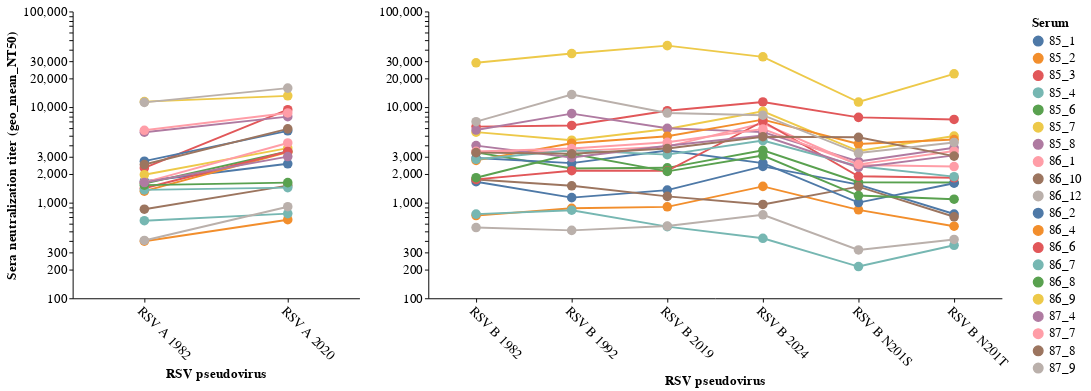

This figure's notebook cell:
### Markdown cell above
## now some plots
line plot by person
before after plot

### Code cell
import altair as alt

# Filter the DataFrame to exclude unwanted serum values
filtered_df = RSV_IC50_mean[~RSV_IC50_mean['serum'].isin(['BEI_neg', 'BEI negative'])]

# Split the data into two subsets based on subtype
subset_A = filtered_df[filtered_df['subtype'] == 'A']
subset_B = filtered_df[filtered_df['subtype'] == 'B']

# Create the chart for subtype A
chart_A = alt.Chart(subset_A).mark_line(
    point=alt.OverlayMarkDef(size=100)
).encode(
    x=alt.X('virus:N', 
            title='RSV pseudovirus', 
            #sort=alt.EncodingSortField('virus', order='descending'), 
            axis=alt.Axis(labelAngle=45)),
    y=alt.Y('geo_mean_NT50:Q', 
            title='Sera neutralization titer (geo_mean_NT50)', 
            scale=alt.Scale(type='log')),
    color=alt.Color('serum:N', title='Serum'),
    tooltip=[
        alt.Tooltip('serum:N', title='Serum'),
        alt.Tooltip('virus:N', title='Virus'),
        alt.Tooltip('geo_mean_NT50:Q', title='geo_mean_NT50')
    ]
).properties(
    width=300,  # Width for subtype A chart
    height=300
)

# Create the chart for subtype B
chart_B = alt.Chart(subset_B).mark_line(
    point=alt.OverlayMarkDef(size=100)
).encode(
    x=alt.X('virus:N', 
            title='RSV pseudovirus', 
            #sort=alt.EncodingSortField('virus', order='descending'), 
            axis=alt.Axis(labelAngle=45)),
    y=alt.Y('geo_mean_NT50:Q', 
            title='',  # Remove title (it's shared with chart A)
            scale=alt.Scale(type='log')),
    color=alt.Color('serum:N', title='Serum'),
    tooltip=[
        alt.Tooltip('serum:N', title='Serum'),
        alt.Tooltip('virus:N', title='Virus'),
        alt.Tooltip('geo_mean_NT50:Q', title='geo_mean_NT50')
    ]
).properties(
    width=600,  # Width for subtype B chart (twice as wide)
    height=300
)

# Combine the two charts horizontally
combined_chart = alt.hconcat(chart_A, chart_B).resolve_scale(
    y='shared'  # Share the y-axis scale between the two charts
)

combined_chart

### Figure 1 — Vega-Lite specification as saved in the notebook (floating-point values rounded to 4 significant figures)
{"config": {"background": "transparent", "title": {"fontSize": 20, "fontWeight": "normal", "font": "Helvetica", "anchor": "start", "color": "#000000", "orient": "top", "offset": 5, "subtitleColor": "gray", "subtitleFont": "Helvetica", "subtitleFontWeight": "normal", "subtitleFontSize": 18, "subtitlePadding": 2}, "axis": {"domain": true, "domainColor": "black", "domainWidth": 1, "grid": false, "gridColor": "#DEDDDD", "gridWidth": 0.5, "labelFont": "Helvetica", "labelFontSize": 14, "labelFlush": false, "labelFontWeight": "normal", "labelPadding": 2, "tickColor": "black", "tickSize": 4, "tickWidth": 1, "titleFont": "Helvetica", "titleAlign": "center", "titleFontWeight": "bold", "titleFontSize": 14, "titlePadding": 5}, "legend": {"labelFont": "Helvetica", "labelFontSize": 14, "symbolSize": 100, "titleFont": "Helvetica", "titleFontSize": 14, "titleFontWeight": "bold", "padding": 5, "titleLimit": 200, "gradientLength": 100}, "range": {"category": ["#4e79a7", "#f28e2c", "#e15759", "#76b7b2", "#59a14f", "#edc949", "#af7aa1", "#ff9da7", "#9c755f", "#bab0ab"], "diverging": ["#c7e9b4", "#7fcdbb", "#41b6c4", "#1d91c0", "#225ea8", "#253494"]}, "view": {"stroke": "transparent", "strokeWidth": 0}, "text": {"font": "Helvetica Light", "fontSize": 14}}, "hconcat": [{"data": {"name": "data-6598c25820607ab84f5c9c936a9d90be"}, "mark": {"type": "line", "point": {"size": 100}}, "encoding": {"color": {"field": "serum", "title": "Serum", "type": "nominal"}, "tooltip": [{"field": "serum", "title": "Serum", "type": "nominal"}, {"field": "virus", "title": "Virus", "type": "nominal"}, {"field": "geo_mean_NT50", "title": "geo_mean_NT50", "type": "quantitative"}], "x": {"axis": {"labelAngle": 45}, "field": "virus", "title": "RSV pseudovirus", "type": "nominal"}, "y": {"field": "geo_mean_NT50", "scale": {"type": "log"}, "title": "Sera neutralization titer (geo_mean_NT50)", "type": "quantitative"}}, "height": 300, "width": 300}, {"data": {"name": "data-045e53a7aea896a1151cbe491a7240cb"}, "mark": {"type": "line", "point": {"size": 100}}, "encoding": {"color": {"field": "serum", "title": "Serum", "type": "nominal"}, "tooltip": [{"field": "serum", "title": "Serum", "type": "nominal"}, {"field": "virus", "title": "Virus", "type": "nominal"}, {"field": "geo_mean_NT50", "title": "geo_mean_NT50", "type": "quantitative"}], "x": {"axis": {"labelAngle": 45}, "field": "virus", "title": "RSV pseudovirus", "type": "nominal"}, "y": {"field": "geo_mean_NT50", "scale": {"type": "log"}, "title": "", "type": "quantitative"}}, "height": 300, "width": 600}], "resolve": {"scale": {"y": "shared"}}, "$schema": "https://vega.github.io/schema/vega-lite/v5.20.1.json", "datasets": {"data-6598c25820607ab84f5c9c936a9d90be": [{"virus": "RSV A 1982", "serum": "85_1", "geo_mean_NT50": 1676.0, "lower": 1413.0, "upper": 1988.0, "subtype": "A"}, {"virus": "RSV A 1982", "serum": "85_2", "geo_mean_NT50": 395.2, "lower": 315.1, "upper": 495.6, "subtype": "A"}, {"virus": "RSV A 1982", "serum": "85_3", "geo_mean_NT50": 2311.0, "lower": 1452.0, "upper": 3678.0, "subtype": "A"}, {"virus": "RSV A 1982", "serum": "85_4", "geo_mean_NT50": 647.8, "lower": 646.6, "upper": 649.1, "subtype": "A"}, {"virus": "RSV A 1982", "serum": "85_6", "geo_mean_NT50": 1584.0, "lower": 1146.0, "upper": 2191.0, "subtype": "A"}, {"virus": "RSV A 1982", "serum": "85_7", "geo_mean_NT50": 1959.0, "lower": 1395.0, "upper": 2752.0, "subtype": "A"}, {"virus": "RSV A 1982", "serum": "85_8", "geo_mean_NT50": 5460.0, "lower": 4889.0, "upper": 6098.0, "subtype": "A"}, {"virus": "RSV A 1982", "serum": "86_1", "geo_mean_NT50": 1628.0, "lower": 1351.0, "upper": 1962.0, "subtype": "A"}, {"virus": "RSV A 1982", "serum": "86_10", "geo_mean_NT50": 853.6, "lower": 741.2, "upper": 983.1, "subtype": "A"}, {"virus": "RSV A 1982", "serum": "86_12", "geo_mean_NT50": 402.1, "lower": 326.5, "upper": 495.3, "subtype": "A"}, {"virus": "RSV A 1982", "serum": "86_2", "geo_mean_NT50": 2717.0, "lower": 2326.0, "upper": 3174.0, "subtype": "A"}, {"virus": "RSV A 1982", "serum": "86_4", "geo_mean_NT50": 1320.0, "lower": 825.2, "upper": 2110.0, "subtype": "A"}, {"virus": "RSV A 1982", "serum": "86_6", "geo_mean_NT50": 1414.0, "lower": 1069.0, "upper": 1871.0, "subtype": "A"}, {"virus": "RSV A 1982", "serum": "86_7", "geo_mean_NT50": 1360.0, "lower": 1360.0, "upper": 1360.0, "subtype": "A"}, {"virus": "RSV A 1982", "serum": "86_8", "geo_mean_NT50": 1525.0, "lower": 972.5, "upper": 2392.0, "subtype": "A"}, {"virus": "RSV A 1982", "serum": "86_9", "geo_mean_NT50": 11400.0, "lower": 10640.0, "upper": 12220.0, "subtype": "A"}, {"virus": "RSV A 1982", "serum": "87_4", "geo_mean_NT50": 1623.0, "lower": 1209.0, "upper": 2180.0, "subtype": "A"}, {"virus": "RSV A 1982", "serum": "87_7", "geo_mean_NT50": 5716.0, "lower": 5614.0, "upper": 5819.0, "subtype": "A"}, {"virus": "RSV A 1982", "serum": "87_8", "geo_mean_NT50": 2507.0, "lower": 2160.0, "upper": 2910.0, "subtype": "A"}, {"virus": "RSV A 1982", "serum": "87_9", "geo_mean_NT50": 11200.0, "lower": 8851.0, "upper": 14180.0, "subtype": "A"}, {"virus": "RSV A 2020", "serum": "85_1", "geo_mean_NT50": 2551.0, "lower": 2232.0, "upper": 2917.0, "subtype": "A"}, {"virus": "RSV A 2020", "serum": "85_2", "geo_mean_NT50": 663.7, "lower": 499.2, "upper": 882.5, "subtype": "A"}, {"virus": "RSV A 2020", "serum": "85_3", "geo_mean_NT50": 9390.0, "lower": 8593.0, "upper": 10260.0, "subtype": "A"}, {"virus": "RSV A 2020", "serum": "85_4", "geo_mean_NT50": 768.3, "lower": 680.1, "upper": 867.9, "subtype": "A"}, {"virus": "RSV A 2020", "serum": "85_6", "geo_mean_NT50": 3434.0, "lower": 2945.0, "upper": 4005.0, "subtype": "A"}, {"virus": "RSV A 2020", "serum": "85_7", "geo_mean_NT50": 3721.0, "lower": 3146.0, "upper": 4401.0, "subtype": "A"}, {"virus": "RSV A 2020", "serum": "85_8", "geo_mean_NT50": 7942.0, "lower": 7588.0, "upper": 8312.0, "subtype": "A"}, {"virus": "RSV A 2020", "serum": "86_1", "geo_mean_NT50": 4213.0, "lower": 4026.0, "upper": 4409.0, "subtype": "A"}, {"virus": "RSV A 2020", "serum": "86_10", "geo_mean_NT50": 1509.0, "lower": 1171.0, "upper": 1945.0, "subtype": "A"}, {"virus": "RSV A 2020", "serum": "86_12", "geo_mean_NT50": 907.3, "lower": 731.2, "upper": 1126.0, "subtype": "A"}, {"virus": "RSV A 2020", "serum": "86_2", "geo_mean_NT50": 5643.0, "lower": 5370.0, "upper": 5929.0, "subtype": "A"}, {"virus": "RSV A 2020", "serum": "86_4", "geo_mean_NT50": 3387.0, "lower": 2763.0, "upper": 4153.0, "subtype": "A"}, {"virus": "RSV A 2020", "serum": "86_6", "geo_mean_NT50": 3431.0, "lower": 2779.0, "upper": 4236.0, "subtype": "A"}, {"virus": "RSV A 2020", "serum": "86_7", "geo_mean_NT50": 1437.0, "lower": 1399.0, "upper": 1477.0, "subtype": "A"}, {"virus": "RSV A 2020", "serum": "86_8", "geo_mean_NT50": 1620.0, "lower": 1162.0, "upper": 2260.0, "subtype": "A"}, {"virus": "RSV A 2020", "serum": "86_9", "geo_mean_NT50": 13110.0, "lower": 11010.0, "upper": 15600.0, "subtype": "A"}, {"virus": "RSV A 2020", "serum": "87_4", "geo_mean_NT50": 3034.0, "lower": 2783.0, "upper": 3309.0, "subtype": "A"}, {"virus": "RSV A 2020", "serum": "87_7", "geo_mean_NT50": 8676.0, "lower": 8471.0, "upper": 8886.0, "subtype": "A"}, {"virus": "RSV A 2020", "serum": "87_8", "geo_mean_NT50": 5917.0, "lower": 5900.0, "upper": 5933.0, "subtype": "A"}, {"virus": "RSV A 2020", "serum": "87_9", "geo_mean_NT50": 15790.0, "lower": 14010.0, "upper": 17800.0, "subtype": "A"}], "data-045e53a7aea896a1151cbe491a7240cb": [{"virus": "RSV B 1982", "serum": "85_1", "geo_mean_NT50": 1656.0, "lower": 1543.0, "upper": 1778.0, "subtype": "B"}, {"virus": "RSV B 1982", "serum": "85_2", "geo_mean_NT50": 732.7, "lower": 703.9, "upper": 762.7, "subtype": "B"}, {"virus": "RSV B 1982", "serum": "85_3", "geo_mean_NT50": 6250.0, "lower": 5937.0, "upper": 6579.0, "subtype": "B"}, {"virus": "RSV B 1982", "serum": "85_4", "geo_mean_NT50": 759.2, "lower": 680.5, "upper": 847.0, "subtype": "B"}, {"virus": "RSV B 1982", "serum": "85_6", "geo_mean_NT50": 3354.0, "lower": 2859.0, "upper": 3935.0, "subtype": "B"}, {"virus": "RSV B 1982", "serum": "85_7", "geo_mean_NT50": 5464.0, "lower": 4161.0, "upper": 7174.0, "subtype": "B"}, {"virus": "RSV B 1982", "serum": "85_8", "geo_mean_NT50": 5749.0, "lower": 4495.0, "upper": 7355.0, "subtype": "B"}, {"virus": "RSV B 1982", "serum": "86_1", "geo_mean_NT50": 3400.0, "lower": 3197.0, "upper": 3617.0, "subtype": "B"}, {"virus": "RSV B 1982", "serum": "86_10", "geo_mean_NT50": 1748.0, "lower": 1741.0, "upper": 1754.0, "subtype": "B"}, {"virus": "RSV B 1982", "serum": "86_12", "geo_mean_NT50": 549.4, "lower": 504.9, "upper": 597.7, "subtype": "B"}, {"virus": "RSV B 1982", "serum": "86_2", "geo_mean_NT50": 2929.0, "lower": 2091.0, "upper": 4105.0, "subtype": "B"}, {"virus": "RSV B 1982", "serum": "86_4", "geo_mean_NT50": 2768.0, "lower": 2250.0, "upper": 3405.0, "subtype": "B"}, {"virus": "RSV B 1982", "serum": "86_6", "geo_mean_NT50": 1752.0, "lower": 1618.0, "upper": 1897.0, "subtype": "B"}, {"virus": "RSV B 1982", "serum": "86_7", "geo_mean_NT50": 2843.0, "lower": 2023.0, "upper": 3994.0, "subtype": "B"}, {"virus": "RSV B 1982", "serum": "86_8", "geo_mean_NT50": 1824.0, "lower": 1093.0, "upper": 3044.0, "subtype": "B"}, {"virus": "RSV B 1982", "serum": "86_9", "geo_mean_NT50": 29060.0, "lower": 27690.0, "upper": 30490.0, "subtype": "B"}, {"virus": "RSV B 1982", "serum": "87_4", "geo_mean_NT50": 3954.0, "lower": 3568.0, "upper": 4381.0, "subtype": "B"}, {"virus": "RSV B 1982", "serum": "87_7", "geo_mean_NT50": 3441.0, "lower": 2654.0, "upper": 4462.0, "subtype": "B"}, {"virus": "RSV B 1982", "serum": "87_8", "geo_mean_NT50": 3336.0, "lower": 3015.0, "upper": 3691.0, "subtype": "B"}, {"virus": "RSV B 1982", "serum": "87_9", "geo_mean_NT50": 7036.0, "lower": 6833.0, "upper": 7245.0, "subtype": "B"}, {"virus": "RSV B 1992", "serum": "85_1", "geo_mean_NT50": 1130.0, "lower": 1128.0, "upper": 1132.0, "subtype": "B"}, {"virus": "RSV B 1992", "serum": "85_2", "geo_mean_NT50": 873.9, "lower": 737.3, "upper": 1036.0, "subtype": "B"}, {"virus": "RSV B 1992", "serum": "85_3", "geo_mean_NT50": 6421.0, "lower": 5743.0, "upper": 7181.0, "subtype": "B"}, {"virus": "RSV B 1992", "serum": "85_4", "geo_mean_NT50": 834.4, "lower": 736.2, "upper": 945.7, "subtype": "B"}, {"virus": "RSV B 1992", "serum": "85_6", "geo_mean_NT50": 2276.0, "lower": 2046.0, "upper": 2533.0, "subtype": "B"}, {"virus": "RSV B 1992", "serum": "85_7", "geo_mean_NT50": 4506.0, "lower": 3906.0, "upper": 5199.0, "subtype": "B"}, {"virus": "RSV B 1992", "serum": "85_8", "geo_mean_NT50": 8545.0, "lower": 6037.0, "upper": 12100.0, "subtype": "B"}, {"virus": "RSV B 1992", "serum": "86_1", "geo_mean_NT50": 3463.0, "lower": 3444.0, "upper": 3481.0, "subtype": "B"}, {"virus": "RSV B 1992", "serum": "86_10", "geo_mean_NT50": 1503.0, "lower": 1412.0, "upper": 1600.0, "subtype": "B"}, {"virus": "RSV B 1992", "serum": "86_12", "geo_mean_NT50": 513.0, "lower": 424.8, "upper": 619.4, "subtype": "B"}, {"virus": "RSV B 1992", "serum": "86_2", "geo_mean_NT50": 2593.0, "lower": 2415.0, "upper": 2785.0, "subtype": "B"}, {"virus": "RSV B 1992", "serum": "86_4", "geo_mean_NT50": 4185.0, "lower": 3583.0, "upper": 4888.0, "subtype": "B"}, {"virus": "RSV B 1992", "serum": "86_6", "geo_mean_NT50": 2160.0, "lower": 2085.0, "upper": 2236.0, "subtype": "B"}, {"virus": "RSV B 1992", "serum": "86_7", "geo_mean_NT50": 3534.0, "lower": 3529.0, "upper": 3539.0, "subtype": "B"}, {"virus": "RSV B 1992", "serum": "86_8", "geo_mean_NT50": 3245.0, "lower": 3158.0, "upper": 3334.0, "subtype": "B"}, {"virus": "RSV B 1992", "serum": "86_9", "geo_mean_NT50": 36290.0, "lower": 28780.0, "upper": 45760.0, "subtype": "B"}, {"virus": "RSV B 1992", "serum": "87_4", "geo_mean_NT50": 2967.0, "lower": 2728.0, "upper": 3226.0, "subtype": "B"}, {"virus": "RSV B 1992", "serum": "87_7", "geo_mean_NT50": 3686.0, "lower": 3448.0, "upper": 3941.0, "subtype": "B"}, {"virus": "RSV B 1992", "serum": "87_8", "geo_mean_NT50": 3245.0, "lower": 3149.0, "upper": 3344.0, "subtype": "B"}, {"virus": "RSV B 1992", "serum": "87_9", "geo_mean_NT50": 13510.0, "lower": 13270.0, "upper": 13750.0, "subtype": "B"}, {"virus": "RSV B 2019", "serum": "85_1", "geo_mean_NT50": 1353.0, "lower": 1201.0, "upper": 1524.0, "subtype": "B"}, {"virus": "RSV B 2019", "serum": "85_2", "geo_mean_NT50": 904.7, "lower": 877.0, "upper": 933.2, "subtype": "B"}, {"virus": "RSV B 2019", "serum": "85_3", "geo_mean_NT50": 9153.0, "lower": 8195.0, "upper": 10220.0, "subtype": "B"}, {"virus": "RSV B 2019", "serum": "85_4", "geo_mean_NT50": 561.3, "lower": 535.5, "upper": 588.4, "subtype": "B"}, {"virus": "RSV B 2019", "serum": "85_6", "geo_mean_NT50": 2315.0, "lower": 1985.0, "upper": 2701.0, "subtype": "B"}, {"virus": "RSV B 2019", "serum": "85_7", "geo_mean_NT50": 5906.0, "lower": 5064.0, "upper": 6889.0, "subtype": "B"}, {"virus": "RSV B 2019", "serum": "85_8", "geo_mean_NT50": 6003.0, "lower": 5954.0, "upper": 6052.0, "subtype": "B"}, {"virus": "RSV B 2019", "serum": "86_1", "geo_mean_NT50": 3857.0, "lower": 3561.0, "upper": 4177.0, "subtype": "B"}, {"virus": "RSV B 2019", "serum": "86_10", "geo_mean_NT50": 1164.0, "lower": 1159.0, "upper": 1168.0, "subtype": "B"}, {"virus": "RSV B 2019", "serum": "86_12", "geo_mean_NT50": 569.7, "lower": 548.5, "upper": 591.7, "subtype": "B"}, {"virus": "RSV B 2019", "serum": "86_2", "geo_mean_NT50": 3506.0, "lower": 2686.0, "upper": 4576.0, "subtype": "B"}, {"virus": "RSV B 2019", "serum": "86_4", "geo_mean_NT50": 4950.0, "lower": 4763.0, "upper": 5144.0, "subtype": "B"}, {"virus": "RSV B 2019", "serum": "86_6", "geo_mean_NT50": 2157.0, "lower": 1937.0, "upper": 2401.0, "subtype": "B"}, {"virus": "RSV B 2019", "serum": "86_7", "geo_mean_NT50": 3179.0, "lower": 3145.0, "upper": 3213.0, "subtype": "B"}, {"virus": "RSV B 2019", "serum": "86_8", "geo_mean_NT50": 2124.0, "lower": 2047.0, "upper": 2204.0, "subtype": "B"}, {"virus": "RSV B 2019", "serum": "86_9", "geo_mean_NT50": 43920.0, "lower": 42480.0, "upper": 45420.0, "subtype": "B"}, {"virus": "RSV B 2019", "serum": "87_4", "geo_mean_NT50": 3938.0, "lower": 3645.0, "upper": 4254.0, "subtype": "B"}, {"virus": "RSV B 2019", "serum": "87_7", "geo_mean_NT50": 4281.0, "lower": 3877.0, "upper": 4728.0, "subtype": "B"}, {"virus": "RSV B 2019", "serum": "87_8", "geo_mean_NT50": 3683.0, "lower": 3038.0, "upper": 4464.0, "subtype": "B"}, {"virus": "RSV B 2019", "serum": "87_9", "geo_mean_NT50": 8658.0, "lower": 6670.0, "upper": 11240.0, "subtype": "B"}, {"virus": "RSV B 2024", "serum": "85_1", "geo_mean_NT50": 2395.0, "lower": 2381.0, "upper": 2409.0, "subtype": "B"}, {"virus": "RSV B 2024", "serum": "85_2", "geo_mean_NT50": 1481.0, "lower": 1387.0, "upper": 1581.0, "subtype": "B"}, {"virus": "RSV B 2024", "serum": "85_3", "geo_mean_NT50": 11310.0, "lower": 10940.0, "upper": 11700.0, "subtype": "B"}, {"virus": "RSV B 2024", "serum": "85_4", "geo_mean_NT50": 424.2, "lower": 330.6, "upper": 544.4, "subtype": "B"}, {"virus": "RSV B 2024", "serum": "85_6", "geo_mean_NT50": 3526.0, "lower": 3500.0, "upper": 3553.0, "subtype": "B"}, {"virus": "RSV B 2024", "serum": "85_7", "geo_mean_NT50": 9020.0, "lower": 7277.0, "upper": 11180.0, "subtype": "B"}, {"virus": "RSV B 2024", "serum": "85_8", "geo_mean_NT50": 5466.0, "lower": 5265.0, "upper": 5675.0, "subtype": "B"}, {"virus": "RSV B 2024", "serum": "86_1", "geo_mean_NT50": 6756.0, "lower": 6026.0, "upper": 7575.0, "subtype": "B"}, {"virus": "RSV B 2024", "serum": "86_10", "geo_mean_NT50": 958.9, "lower": 777.4, "upper": 1183.0, "subtype": "B"}, {"virus": "RSV B 2024", "serum": "86_12", "geo_mean_NT50": 747.4, "lower": 735.0, "upper": 760.0, "subtype": "B"}, {"virus": "RSV B 2024", "serum": "86_2", "geo_mean_NT50": 2595.0, "lower": 2180.0, "upper": 3090.0, "subtype": "B"}, {"virus": "RSV B 2024", "serum": "86_4", "geo_mean_NT50": 7387.0, "lower": 7142.0, "upper": 7640.0, "subtype": "B"}, {"virus": "RSV B 2024", "serum": "86_6", "geo_mean_NT50": 7065.0, "lower": 5246.0, "upper": 9516.0, "subtype": "B"}, {"virus": "RSV B 2024", "serum": "86_7", "geo_mean_NT50": 4470.0, "lower": 3985.0, "upper": 5013.0, "subtype": "B"}, {"virus": "RSV B 2024", "serum": "86_8", "geo_mean_NT50": 3111.0, "lower": 2463.0, "upper": 3928.0, "subtype": "B"}, {"virus": "RSV B 2024", "serum": "86_9", "geo_mean_NT50": 33550.0, "lower": 29240.0, "upper": 38510.0, "subtype": "B"}, {"virus": "RSV B 2024", "serum": "87_4", "geo_mean_NT50": 5041.0, "lower": 5041.0, "upper": 5042.0, "subtype": "B"}, {"virus": "RSV B 2024", "serum": "87_7", "geo_mean_NT50": 5894.0, "lower": 5108.0, "upper": 6801.0, "subtype": "B"}, {"virus": "RSV B 2024", "serum": "87_8", "geo_mean_NT50": 4898.0, "lower": 4082.0, "upper": 5876.0, "subtype": "B"}, {"virus": "RSV B 2024", "serum": "87_9", "geo_mean_NT50": 8220.0, "lower": 8069.0, "upper": 8374.0, "subtype": "B"}, {"virus": "RSV B N201S", "serum": "85_1", "geo_mean_NT50": 1545.0, "lower": 1545.0, "upper": 1545.0, "subtype": "B"}, {"virus": "RSV B N201S", "serum": "85_2", "geo_mean_NT50": 841.3, "lower": 841.3, "upper": 841.3, "subtype": "B"}, {"virus": "RSV B N201S", "serum": "85_3", "geo_mean_NT50": 7807.0, "lower": 7807.0, "upper": 7807.0, "subtype": "B"}, {"virus": "RSV B N201S", "serum": "85_4", "geo_mean_NT50": 214.7, "lower": 214.7, "upper": 214.7, "subtype": "B"}, {"virus": "RSV B N201S", "serum": "85_6", "geo_mean_NT50": 1635.0, "lower": 1635.0, "upper": 1635.0, "subtype": "B"}, {"virus": "RSV B N201S", "serum": "85_7", "geo_mean_NT50": 3467.0, "lower": 3467.0, "upper": 3467.0, "subtype": "B"}, {"virus": "RSV B N201S", "serum": "85_8", "geo_mean_NT50": 2700.0, "lower": 2700.0, "upper": 2700.0, "subtype": "B"}, {"virus": "RSV B N201S", "serum": "86_1", "geo_mean_NT50": 2479.0, "lower": 2479.0, "upper": 2479.0, "subtype": "B"}, {"virus": "RSV B N201S", "serum": "86_10", "geo_mean_NT50": 1471.0, "lower": 1471.0, "upper": 1471.0, "subtype": "B"}, {"virus": "RSV B N201S", "serum": "86_12", "geo_mean_NT50": 320.4, "lower": 320.4, "upper": 320.4, "subtype": "B"}, {"virus": "RSV B N201S", "serum": "86_2", "geo_mean_NT50": 1002.0, "lower": 1002.0, "upper": 1002.0, "subtype": "B"}, {"virus": "RSV B N201S", "serum": "86_4", "geo_mean_NT50": 4116.0, "lower": 4116.0, "upper": 4116.0, "subtype": "B"}, {"virus": "RSV B N201S", "serum": "86_6", "geo_mean_NT50": 1887.0, "lower": 1887.0, "upper": 1887.0, "subtype": "B"}, {"virus": "RSV B N201S", "serum": "86_7", "geo_mean_NT50": 2405.0, "lower": 2405.0, "upper": 2405.0, "subtype": "B"}, {"virus": "RSV B N201S", "serum": "86_8", "geo_mean_NT50": 1188.0, "lower": 1188.0, "upper": 1188.0, "subtype": "B"}, {"virus": "RSV B N201S", "serum": "86_9", "geo_mean_NT50": 11290.0, "lower": 11290.0, "upper": 11290.0, "subtype": "B"}, {"virus": "RSV B N201S", "serum": "87_4", "geo_mean_NT50": 2338.0, "lower": 2338.0, "upper": 2338.0, "subtype": "B"}, {"virus": "RSV B N201S", "serum": "87_7", "geo_mean_NT50": 2516.0, "lower": 2516.0, "upper": 2516.0, "subtype": "B"}, {"virus": "RSV B N201S", "serum": "87_8", "geo_mean_NT50": 4825.0, "lower": 4825.0, "upper": 4825.0, "subtype": "B"}, {"virus": "RSV B N201S", "serum": "87_9", "geo_mean_NT50": 3305.0, "lower": 3305.0, "upper": 3305.0, "subtype": "B"}, {"virus": "RSV B N201T", "serum": "85_1", "geo_mean_NT50": 761.0, "lower": 569.0, "upper": 1018.0, "subtype": "B"}, {"virus": "RSV B N201T", "serum": "85_2", "geo_mean_NT50": 566.9, "lower": 430.9, "upper": 745.9, "subtype": "B"}, {"virus": "RSV B N201T", "serum": "85_3", "geo_mean_NT50": 7422.0, "lower": 6439.0, "upper": 8556.0, "subtype": "B"}, {"virus": "RSV B N201T", "serum": "85_4", "geo_mean_NT50": 358.6, "lower": 282.4, "upper": 455.3, "subtype": "B"}, {"virus": "RSV B N201T", "serum": "85_6", "geo_mean_NT50": 1623.0, "lower": 1392.0, "upper": 1893.0, "subtype": "B"}, {"virus": "RSV B N201T", "serum": "85_7", "geo_mean_NT50": 4980.0, "lower": 4409.0, "upper": 5625.0, "subtype": "B"}, {"virus": "RSV B N201T", "serum": "85_8", "geo_mean_NT50": 3751.0, "lower": 3015.0, "upper": 4666.0, "subtype": "B"}, {"virus": "RSV B N201T", "serum": "86_1", "geo_mean_NT50": 2387.0, "lower": 1945.0, "upper": 2930.0, "subtype": "B"}, {"virus": "RSV B N201T", "serum": "86_10", "geo_mean_NT50": 712.3, "lower": 547.4, "upper": 926.8, "subtype": "B"}, {"virus": "RSV B N201T", "serum": "86_12", "geo_mean_NT50": 412.4, "lower": 278.8, "upper": 610.0, "subtype": "B"}, {"virus": "RSV B N201T", "serum": "86_2", "geo_mean_NT50": 1598.0, "lower": 1066.0, "upper": 2397.0, "subtype": "B"}, {"virus": "RSV B N201T", "serum": "86_4", "geo_mean_NT50": 4573.0, "lower": 4108.0, "upper": 5090.0, "subtype": "B"}, {"virus": "RSV B N201T", "serum": "86_6", "geo_mean_NT50": 1820.0, "lower": 1473.0, "upper": 2250.0, "subtype": "B"}, {"virus": "RSV B N201T", "serum": "86_7", "geo_mean_NT50": 1871.0, "lower": 1787.0, "upper": 1959.0, "subtype": "B"}, {"virus": "RSV B N201T", "serum": "86_8", "geo_mean_NT50": 1087.0, "lower": 949.1, "upper": 1244.0, "subtype": "B"}, {"virus": "RSV B N201T", "serum": "86_9", "geo_mean_NT50": 22270.0, "lower": 18720.0, "upper": 26490.0, "subtype": "B"}, {"virus": "RSV B N201T", "serum": "87_4", "geo_mean_NT50": 3124.0, "lower": 2843.0, "upper": 3434.0, "subtype": "B"}, {"virus": "RSV B N201T", "serum": "87_7", "geo_mean_NT50": 3468.0, "lower": 2082.0, "upper": 5774.0, "subtype": "B"}, {"virus": "RSV B N201T", "serum": "87_8", "geo_mean_NT50": 3069.0, "lower": 2764.0, "upper": 3408.0, "subtype": "B"}, {"virus": "RSV B N201T", "serum": "87_9", "geo_mean_NT50": 4267.0, "lower": 3983.0, "upper": 4571.0, "subtype": "B"}]}}
